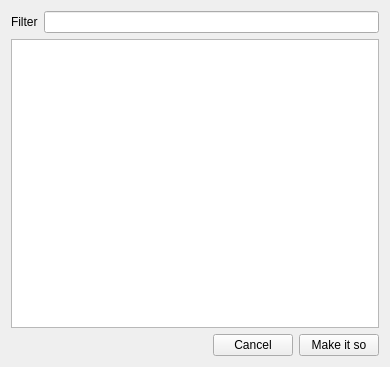
<?xml version="1.0" encoding="UTF-8"?>
<ui version="4.0">
 <class>Form</class>
 <widget class="QWidget" name="Form">
  <property name="geometry">
   <rect>
    <x>0</x>
    <y>0</y>
    <width>390</width>
    <height>367</height>
   </rect>
  </property>
  <property name="windowTitle">
   <string>Edit visible columns</string>
  </property>
  <property name="windowIcon">
   <iconset resource="../../Anaconda/Lib/site-packages/qtutils/icons/icons.qrc">
    <normaloff>:/qtutils/custom/lyse.png</normaloff>:/qtutils/custom/lyse.png</iconset>
  </property>
  <layout class="QVBoxLayout" name="verticalLayout">
   <item>
    <layout class="QFormLayout" name="formLayout">
     <item row="0" column="0">
      <widget class="QLabel" name="label">
       <property name="text">
        <string>Filter</string>
       </property>
      </widget>
     </item>
     <item row="0" column="1">
      <widget class="QLineEdit" name="lineEdit_filter"/>
     </item>
    </layout>
   </item>
   <item>
    <widget class="QTreeView" name="treeView_columns"/>
   </item>
   <item>
    <layout class="QHBoxLayout" name="horizontalLayout">
     <item>
      <spacer name="horizontalSpacer">
       <property name="orientation">
        <enum>Qt::Horizontal</enum>
       </property>
       <property name="sizeHint" stdset="0">
        <size>
         <width>40</width>
         <height>20</height>
        </size>
       </property>
      </spacer>
     </item>
     <item>
      <widget class="QPushButton" name="pushButton_cancel">
       <property name="text">
        <string>Cancel</string>
       </property>
      </widget>
     </item>
     <item>
      <widget class="QPushButton" name="pushButton_make_it_so">
       <property name="text">
        <string>Make it so</string>
       </property>
      </widget>
     </item>
    </layout>
   </item>
  </layout>
 </widget>
 <resources>
  <include location="../../Anaconda/Lib/site-packages/qtutils/icons/icons.qrc"/>
 </resources>
 <connections/>
</ui>
